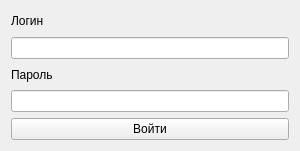
<?xml version="1.0" encoding="UTF-8"?>
<ui version="4.0">
 <class>AuthorisationForm</class>
 <widget class="QWidget" name="AuthorisationForm">
  <property name="geometry">
   <rect>
    <x>0</x>
    <y>0</y>
    <width>300</width>
    <height>151</height>
   </rect>
  </property>
  <property name="minimumSize">
   <size>
    <width>300</width>
    <height>151</height>
   </size>
  </property>
  <property name="maximumSize">
   <size>
    <width>300</width>
    <height>151</height>
   </size>
  </property>
  <property name="windowTitle">
   <string>Авторизация</string>
  </property>
  <layout class="QVBoxLayout" name="verticalLayout">
   <item>
    <widget class="QLabel" name="label">
     <property name="text">
      <string>Логин</string>
     </property>
    </widget>
   </item>
   <item>
    <widget class="QLineEdit" name="LoginLE"/>
   </item>
   <item>
    <widget class="QLabel" name="label_2">
     <property name="text">
      <string>Пароль</string>
     </property>
    </widget>
   </item>
   <item>
    <widget class="QLineEdit" name="PasswordLE"/>
   </item>
   <item>
    <widget class="QPushButton" name="pushButton">
     <property name="text">
      <string>Войти</string>
     </property>
    </widget>
   </item>
  </layout>
 </widget>
 <resources/>
 <connections/>
</ui>
